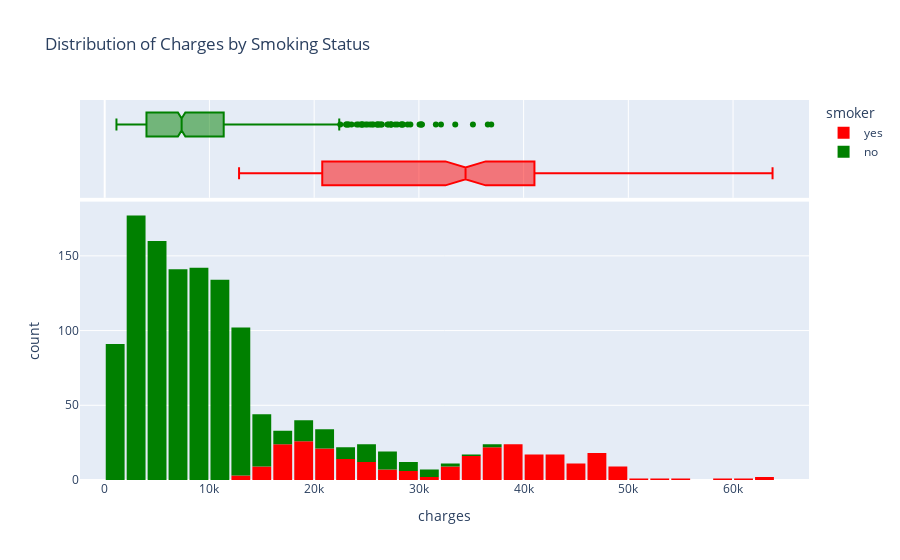

The notebook cell saved with this chart:
### Code cell
fig = px.histogram(
    insurance,
    x = 'charges',
    marginal = 'box',
    color = 'smoker',
    color_discrete_sequence= ['red', 'green'],
    title = 'Distribution of Charges by Smoking Status'
)
fig.update_layout(bargap = 0.1)
fig.show()

### Figure 1 — Plotly figure (JSON) as saved in the notebook; plotly's stock layout.template omitted (floating-point values rounded to 4 significant figures; data arrays with more than 128 entries replaced by an {"elided": "..."} marker saying what was removed)
{"data": [{"alignmentgroup": "True", "bingroup": "x", "hovertemplate": "smoker=yes<br>charges=%{x}<br>count=%{y}<extra></extra>", "legendgroup": "yes", "marker": {"color": "red", "pattern": {"shape": ""}}, "name": "yes", "offsetgroup": "yes", "orientation": "v", "showlegend": true, "type": "histogram", "x": {"elided": "274 float values"}, "xaxis": "x", "yaxis": "y"}, {"alignmentgroup": "True", "hovertemplate": "smoker=yes<br>charges=%{x}<extra></extra>", "legendgroup": "yes", "marker": {"color": "red"}, "name": "yes", "notched": true, "offsetgroup": "yes", "showlegend": false, "type": "box", "x": {"elided": "274 float values"}, "xaxis": "x2", "yaxis": "y2"}, {"alignmentgroup": "True", "bingroup": "x", "hovertemplate": "smoker=no<br>charges=%{x}<br>count=%{y}<extra></extra>", "legendgroup": "no", "marker": {"color": "green", "pattern": {"shape": ""}}, "name": "no", "offsetgroup": "no", "orientation": "v", "showlegend": true, "type": "histogram", "x": {"elided": "1063 float values"}, "xaxis": "x", "yaxis": "y"}, {"alignmentgroup": "True", "hovertemplate": "smoker=no<br>charges=%{x}<extra></extra>", "legendgroup": "no", "marker": {"color": "green"}, "name": "no", "notched": true, "offsetgroup": "no", "showlegend": false, "type": "box", "x": {"elided": "1063 float values"}, "xaxis": "x2", "yaxis": "y2"}], "layout": {"bargap": 0.1, "barmode": "relative", "legend": {"title": {"text": "smoker"}, "tracegroupgap": 0}, "title": {"text": "Distribution of Charges by Smoking Status"}, "xaxis": {"anchor": "y", "domain": [0, 1], "title": {"text": "charges"}}, "xaxis2": {"anchor": "y2", "domain": [0, 1], "matches": "x", "showgrid": true, "showticklabels": false}, "yaxis": {"anchor": "x", "domain": [0, 0.7326], "title": {"text": "count"}}, "yaxis2": {"anchor": "x2", "domain": [0.7426, 1], "matches": "y2", "showgrid": false, "showline": false, "showticklabels": false, "ticks": ""}}}
